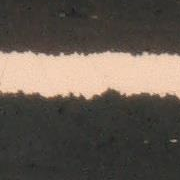
//> input picture Distance/data/public6.jpg, 180 x 180 px
$ ./main   (built with g++ and OpenCV 4)
//> lines starting //> are read from the running program, lines starting //| are printed output that depends on the picture; after the words box and inside, x2 and y2 are one past the last pixel; in counts of white or black regions, pixels touching at a corner belong together
#include <opencv2/opencv.hpp>
#include <iostream>
#include <math.h>
#include <algorithm>
#include <vector>
#include <iomanip>
using namespace cv;
using namespace std;

Mat mask, imgHSV;
const double pi = 3.14159265358979323846;

void findLine(Mat& img, vector<Point> &points, Point_<double> &pointOnLine, double &k);


int main(int argc, char* argv[]) {
    string path = "/Users/jonathan/Desktop/hw2.v3/public/data/public6.jpg";
    //string path = argv[1];
    Mat img = imread(path);
//> img is the input picture: 180 rows x 180 cols, CV_8UC3; mean B, G, R 80.4, 89.3, 98.7
    Mat imgCopy = img.clone();

    blur(img, img, Size(3,3));
    threshold(img, mask, 125, 255, THRESH_BINARY);
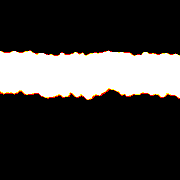
//> mask: 180 rows x 180 cols, CV_8UC3; mean B, G, R 57.4, 58.7, 60.6
    cvtColor(mask, imgHSV, COLOR_RGBA2GRAY);
    Canny(imgHSV, imgHSV, 60, 120);
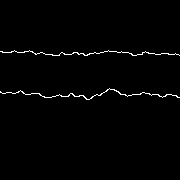
//> imgHSV: 180 rows x 180 cols, CV_8UC1; 1.3% white in thin lines or dots, all inside (x1, y1, x2, y2) = (0, 50, 180, 100)

    vector<vector<Point>> contours;
    vector<Vec4i> hierarchy;
    findContours(imgHSV, contours, hierarchy, RETR_TREE, CHAIN_APPROX_NONE);
//> contours = 2 contours, 1 with area under 20; largest, box (x1, y1, x2, y2) and area: (0, 88, 180, 100) 37
    drawContours(imgCopy, contours, -1, Scalar(0, 255, 0), -1);
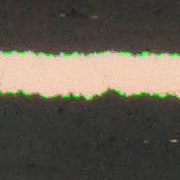
//> imgCopy: 180 rows x 180 cols, CV_8UC3; 1.29% of pixels changed, all inside (x1, y1, x2, y2) = (0, 50, 180, 100)

    vector<Point> pointsOfLine1;
    vector<Point> pointsOfLine2;
    int x, y;
    int x1, y1;
    int preY, i;

// [8 lines of commented-out code are left out]
    for(i = 0; i < contours.size(); i++) // storing lower line points
    {
        if( (preY - contours[i][0].y) > 25 ) // 25: the minimal difference of upper and lower line that I set
        {
            //cout << "break out " << preY << " " <<  contours[i][0].y << endl;
            break;
        }

        for(int j= 0; j < contours[i].size();j+=7) // run until j < contours[i].size();
        {
            x = contours[i][j].x;
            y = contours[i][j].y;
            pointsOfLine1.emplace_back(x, y);
        }
        preY = y;
    }
//> this loop made 2 passes
//> (x, y, preY) on pass 1: (112, 89, 89)
//> after the loop, x = 112; y = 89; pointsOfLine1 = contour of 52 points, box (x1, y1, x2, y2) (2, 88, 177, 100), area 58
    //cout << "i=" << i <<endl;


    for(; i < contours.size(); i++) // storing upper line points
    {
        //cout << "i=" << i <<endl;
        for(int j= 0; j < contours[i].size();j+=7) // run until j < contours[i].size();
        {
            //cout << contours[i][j].x << " " << contours[i][j].y << endl;
            x1 = contours[i][j].x;
            y1 = contours[i][j].y;
            pointsOfLine2.emplace_back(x1, y1);
        }
    }
//> this loop made 1 pass
//> (x1, y1) on pass 1: (18, 52)
//> after the loop, i = 2; x1 = 18; y1 = 52; pointsOfLine2 = contour of 52 points, box (x1, y1, x2, y2) (0, 50, 179, 56), area 13

    for(int p = 0; p < pointsOfLine1.size(); p++) // lower line circle test
        circle(img, pointsOfLine1[p], 1, Scalar(0, 255, 0), 1, 8, 0);
//> this loop made 52 passes
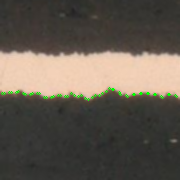
//> img: 180 rows x 180 cols, CV_8UC3; mean B, G, R 79.7, 90, 97.7

    for(int p = 0; p < pointsOfLine2.size(); p++) // upper line circle test
        circle(img, pointsOfLine2[p], 1, Scalar(0, 255, 0), 1, 8, 0);
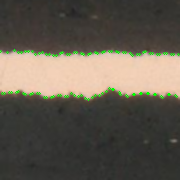
//> img: 180 rows x 180 cols, CV_8UC3; 0.59% of pixels changed, all inside (x1, y1, x2, y2) = (0, 49, 180, 57)


    Point_<double> pointOnLine1, pointOnLine2;
    double k1, k2;
    findLine(img, pointsOfLine1, pointOnLine1, k1);// lower line
//> in findLine, `fitLine(points, line_para, DIST_L2, 0, 0.01, 0.01);`: line_para = [1, 0.00351, 89.42, 94.08]
//> in findLine, `pointOnLine.x = line_para[2];`: pointOnLine = Point(89.42, 0)
//> in findLine, `pointOnLine.y = line_para[3];`: pointOnLine = Point(89.42, 94.08)
//> in findLine, `k = line_para[1] / line_para[0];`: k = 0.00351
//> in findLine, `endPoint1.y = k * (0 - pointOnLine.x) + pointOnLine.y;`: endPoint1 = Point(0, 93.76)
//> in findLine, `endPoint2.y = k * (img.cols - pointOnLine.x) + pointOnLine.y;`: endPoint2 = Point(180, 94.39)
//> pointOnLine1 = Point(89.42, 94.08); k1 = 0.00351
    findLine(img, pointsOfLine2, pointOnLine2, k2);// upper line
//> in findLine (call 2), `fitLine(points, line_para, DIST_L2, 0, 0.01, 0.01);`: line_para = [1, 0.00857, 89.08, 52.65]
//> in findLine (call 2), `pointOnLine.x = line_para[2];`: pointOnLine = Point(89.08, 0)
//> in findLine (call 2), `pointOnLine.y = line_para[3];`: pointOnLine = Point(89.08, 52.65)
//> in findLine (call 2), `k = line_para[1] / line_para[0];`: k = 0.00857
//> in findLine (call 2), `endPoint1.x = 0;`: endPoint1 = Point(0, 0)
//> in findLine (call 2), `endPoint1.y = k * (0 - pointOnLine.x) + pointOnLine.y;`: endPoint1 = Point(0, 51.89)
//> in findLine (call 2), `endPoint2.x = img.cols;`: endPoint2 = Point(180, 0)
//> in findLine (call 2), `endPoint2.y = k * (img.cols - pointOnLine.x) + pointOnLine.y;`: endPoint2 = Point(180, 53.43)
//> in findLine (call 2), `line(img, endPoint1, endPoint2, Scalar(0, 255, 0), 1, LINE_8, 0);`:
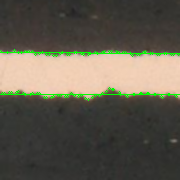
//> img: 180 rows x 180 cols, CV_8UC3; mean B, G, R 78.1, 91.8, 95.6
//> pointOnLine2 = Point(89.08, 52.65); k2 = 0.00857


    double radian1 = atan(k1);
//> radian1 = 0.00351
    double radian2 = atan(k2);
//> radian2 = 0.00857
    double m = tan((pi/2) - (radian1+radian2)/2);
//> m = 165.6
    Point center = Point( ceil(img.cols/2), ceil(img.rows/2) );
//> center = Point(90, 90)

    Point_<double> upperPoint, lowerPoint;
    upperPoint.x = (k2 * pointOnLine2.x - m * center.x + center.y - pointOnLine2.y) / (k2 - m);
//> upperPoint = Point(89.77, 0)
    upperPoint.y = (k2*m*(center.x - pointOnLine2.x) - k2 * center.y + m * pointOnLine2.y) / (m - k2);
//> upperPoint = Point(89.77, 52.66)
    lowerPoint.x = (k1 * pointOnLine1.x - m * center.x + center.y - pointOnLine1.y) / (k1 - m);
//> lowerPoint = Point(90.02, 0)
    lowerPoint.y = (k1*m*(center.x - pointOnLine1.x) - k1 * center.y + m * pointOnLine1.y) / (m - k1);
//> lowerPoint = Point(90.02, 94.08)
    line(img, upperPoint, lowerPoint, Scalar(0, 255, 0), 1, LINE_8, 0);
//> img: 180 rows x 180 cols, CV_8UC3; 0.12% of pixels changed, all inside (x1, y1, x2, y2) = (90, 55, 91, 94)


    double dis = sqrt((upperPoint.x-lowerPoint.x) * (upperPoint.x-lowerPoint.x) + (upperPoint.y-lowerPoint.y) * (upperPoint.y-lowerPoint.y));
//> dis = 41.42

    cout << fixed << setprecision(4) << dis << endl; // small 1.3 ~ 2.4
//| 41.4200

    imshow("Image", img);
    imshow("ImageHSV", imgHSV);
    imshow("mask", mask);
    imshow("imgCopy", imgCopy);
    waitKey(0);
    return 0;
}

void findLine(Mat& img, vector<Point> &points, Point_<double> &pointOnLine, double &k)
{
    Vec4f line_para;
    fitLine(points, line_para, DIST_L2, 0, 0.01, 0.01);
    //cout<< "line_para1=" << line_para << endl;
    pointOnLine.x = line_para[2];
    pointOnLine.y = line_para[3];
    k = line_para[1] / line_para[0];

    Point_<double> endPoint1, endPoint2;
    endPoint1.x = 0;
    endPoint1.y = k * (0 - pointOnLine.x) + pointOnLine.y;
    endPoint2.x = img.cols;
    endPoint2.y = k * (img.cols - pointOnLine.x) + pointOnLine.y;

    line(img, endPoint1, endPoint2, Scalar(0, 255, 0), 1, LINE_8, 0);
}

$ run again, with Distance/data/public1.jpg copied over Distance/data/public6.jpg
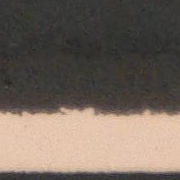
//> input picture Distance/data/public1.jpg, 180 x 180 px
//> img is the input picture: 180 rows x 180 cols, CV_8UC3; mean B, G, R 93.2, 102.6, 114.6
//> `Canny(imgHSV, imgHSV, 60, 120);`:
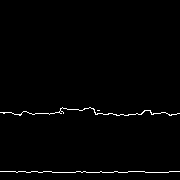
//> imgHSV: 180 rows x 180 cols, CV_8UC1; 1.2% white in thin lines or dots, all inside (x1, y1, x2, y2) = (0, 107, 180, 173)
//> contours = 3 contours, 2 with area under 20; largest, box (x1, y1, x2, y2) and area: (0, 107, 180, 116) 22
//> imgCopy: 180 rows x 180 cols, CV_8UC3; 1.23% of pixels changed, all inside (x1, y1, x2, y2) = (0, 107, 180, 173)
//> the loop `for(i = 0; i < contours.size(); i++)` made 2 passes
//> (x, y, preY) on pass 1: (1, 171, 171)
//> after the loop `for(i = 0; i < contours.size(); i++)`: x = 1; y = 171; pointsOfLine1 = contour of 52 points, box (x1, y1, x2, y2) (0, 171, 177, 173), area 14
//> the loop `for(; i < contours.size(); i++)` made 2 passes
//> (x1, y1) on passes 1 to 2: (97, 110), (69, 109)
//> after the loop `for(; i < contours.size(); i++)`: i = 3; x1 = 69; y1 = 109; pointsOfLine2 = contour of 56 points, box (x1, y1, x2, y2) (1, 107, 177, 116), area 106
//> the loop `for(int p = 0; p < pointsOfLine1.size(); p++)` made 52 passes
//> the loop `for(int p = 0; p < pointsOfLine2.size(); p++)` made 56 passes
//> line_para = [1, 0.00292, 88, 171.5]
//> in findLine, `pointOnLine.x = line_para[2];`: pointOnLine = Point(88, 0)
//> in findLine, `pointOnLine.y = line_para[3];`: pointOnLine = Point(88, 171.5)
//> k = 0.00292
//> in findLine, `endPoint1.y = k * (0 - pointOnLine.x) + pointOnLine.y;`: endPoint1 = Point(0, 171.3)
//> in findLine, `endPoint2.y = k * (img.cols - pointOnLine.x) + pointOnLine.y;`: endPoint2 = Point(180, 171.8)
//> pointOnLine1 = Point(88, 171.5); k1 = 0.00292
//> line_para = [1, 0.00587, 89.02, 112.1]
//> in findLine (call 2), `pointOnLine.x = line_para[2];`: pointOnLine = Point(89.02, 0)
//> in findLine (call 2), `pointOnLine.y = line_para[3];`: pointOnLine = Point(89.02, 112.1)
//> k = 0.00587
//> in findLine (call 2), `endPoint1.x = 0;`: endPoint1 = Point(0, 0)
//> in findLine (call 2), `endPoint1.y = k * (0 - pointOnLine.x) + pointOnLine.y;`: endPoint1 = Point(0, 111.5)
//> in findLine (call 2), `endPoint2.x = img.cols;`: endPoint2 = Point(180, 0)
//> in findLine (call 2), `endPoint2.y = k * (img.cols - pointOnLine.x) + pointOnLine.y;`: endPoint2 = Point(180, 112.6)
//> in findLine (call 2), `line(img, endPoint1, endPoint2, Scalar(0, 255, 0), 1, LINE_8, 0);`:
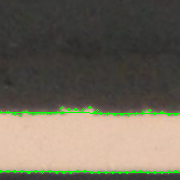
//> img: 180 rows x 180 cols, CV_8UC3; mean B, G, R 90.8, 105.1, 111.6
//> pointOnLine2 = Point(89.02, 112.1); k2 = 0.00587
//> radian1 = 0.00292
//> radian2 = 0.00587
//> m = 227.4
//> `upperPoint.x = (k2 * pointOnLine2.x - m * center.x + center.y - pointO..`: upperPoint = Point(90.1, 0)
//> `upperPoint.y = (k2*m*(center.x - pointOnLine2.x) - k2 * center.y + m *..`: upperPoint = Point(90.1, 112.1)
//> `lowerPoint.x = (k1 * pointOnLine1.x - m * center.x + center.y - pointO..`: lowerPoint = Point(90.36, 0)
//> `lowerPoint.y = (k1*m*(center.x - pointOnLine1.x) - k1 * center.y + m *..`: lowerPoint = Point(90.36, 171.5)
//> dis = 59.47
//| 59.4682

$ run again, with Distance/data/public2.jpg copied over Distance/data/public6.jpg
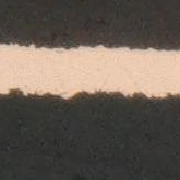
//> input picture Distance/data/public2.jpg, 180 x 180 px
//> img is the input picture: 180 rows x 180 cols, CV_8UC3; mean B, G, R 84.2, 93.4, 103.6
//> `Canny(imgHSV, imgHSV, 60, 120);`:
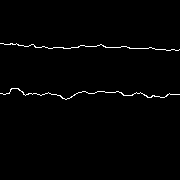
//> imgHSV: 180 rows x 180 cols, CV_8UC1; 1.2% white in thin lines or dots, all inside (x1, y1, x2, y2) = (0, 43, 180, 100)
//> contours = 2 contours, 1 with area under 20; largest, box (x1, y1, x2, y2) and area: (0, 88, 180, 100) 24
//> imgCopy: 180 rows x 180 cols, CV_8UC3; 1.23% of pixels changed, all inside (x1, y1, x2, y2) = (0, 43, 180, 100)
//> the loop `for(i = 0; i < contours.size(); i++)` made 2 passes
//> (x, y, preY) on pass 1: (18, 88, 88)
//> after the loop `for(i = 0; i < contours.size(); i++)`: x = 18; y = 88; pointsOfLine1 = contour of 52 points, box (x1, y1, x2, y2) (1, 88, 179, 100), area 18
//> the loop `for(; i < contours.size(); i++)` made 1 pass
//> (x1, y1) on pass 1: (2, 43)
//> after the loop `for(; i < contours.size(); i++)`: i = 2; y1 = 43; pointsOfLine2 = contour of 52 points, box (x1, y1, x2, y2) (0, 43, 178, 51), area 27
//> the loop `for(int p = 0; p < pointsOfLine1.size(); p++)` made 52 passes
//> the loop `for(int p = 0; p < pointsOfLine2.size(); p++)` made 52 passes
//> line_para = [1, 0.0168, 88.25, 93.5]
//> in findLine, `pointOnLine.x = line_para[2];`: pointOnLine = Point(88.25, 0)
//> in findLine, `pointOnLine.y = line_para[3];`: pointOnLine = Point(88.25, 93.5)
//> k = 0.0168
//> in findLine, `endPoint1.y = k * (0 - pointOnLine.x) + pointOnLine.y;`: endPoint1 = Point(0, 92.02)
//> in findLine, `endPoint2.y = k * (img.cols - pointOnLine.x) + pointOnLine.y;`: endPoint2 = Point(180, 95.04)
//> pointOnLine1 = Point(88.25, 93.5); k1 = 0.0168
//> line_para = [1, 0.0256, 88.1, 46.67]
//> in findLine (call 2), `pointOnLine.x = line_para[2];`: pointOnLine = Point(88.1, 0)
//> in findLine (call 2), `pointOnLine.y = line_para[3];`: pointOnLine = Point(88.1, 46.67)
//> k = 0.0256
//> in findLine (call 2), `endPoint1.x = 0;`: endPoint1 = Point(0, 0)
//> in findLine (call 2), `endPoint1.y = k * (0 - pointOnLine.x) + pointOnLine.y;`: endPoint1 = Point(0, 44.42)
//> in findLine (call 2), `endPoint2.x = img.cols;`: endPoint2 = Point(180, 0)
//> in findLine (call 2), `endPoint2.y = k * (img.cols - pointOnLine.x) + pointOnLine.y;`: endPoint2 = Point(180, 49.03)
//> in findLine (call 2), `line(img, endPoint1, endPoint2, Scalar(0, 255, 0), 1, LINE_8, 0);`:
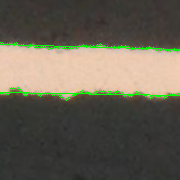
//> img: 180 rows x 180 cols, CV_8UC3; mean B, G, R 81.9, 96, 100.5
//> pointOnLine2 = Point(88.1, 46.67); k2 = 0.0256
//> radian1 = 0.0168
//> radian2 = 0.0256
//> m = 47.19
//> `upperPoint.x = (k2 * pointOnLine2.x - m * center.x + center.y - pointO..`: upperPoint = Point(89.08, 0)
//> `upperPoint.y = (k2*m*(center.x - pointOnLine2.x) - k2 * center.y + m *..`: upperPoint = Point(89.08, 46.7)
//> `lowerPoint.x = (k1 * pointOnLine1.x - m * center.x + center.y - pointO..`: lowerPoint = Point(90.07, 0)
//> `lowerPoint.y = (k1*m*(center.x - pointOnLine1.x) - k1 * center.y + m *..`: lowerPoint = Point(90.07, 93.53)
//> dis = 46.84
//| 46.8428

$ run again, with Distance/data/public3.jpg copied over Distance/data/public6.jpg
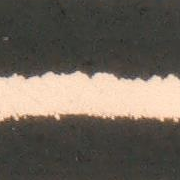
//> input picture Distance/data/public3.jpg, 180 x 180 px
//> img is the input picture: 180 rows x 180 cols, CV_8UC3; mean B, G, R 88.4, 98.6, 107.2
//> `Canny(imgHSV, imgHSV, 60, 120);`:
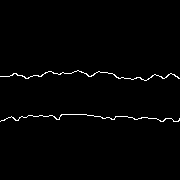
//> imgHSV: 180 rows x 180 cols, CV_8UC1; 1.3% white in thin lines or dots, all inside (x1, y1, x2, y2) = (0, 70, 180, 122)
//> contours = 2 contours; box (x1, y1, x2, y2) and area: (0, 70, 180, 81) 40, (0, 114, 180, 122) 21
//> imgCopy: 180 rows x 180 cols, CV_8UC3; 1.32% of pixels changed, all inside (x1, y1, x2, y2) = (0, 70, 180, 122)
//> the loop `for(i = 0; i < contours.size(); i++)` made 2 passes
//> (x, y, preY) on pass 1: (67, 114, 114)
//> after the loop `for(i = 0; i < contours.size(); i++)`: x = 67; y = 114; pointsOfLine1 = contour of 53 points, box (x1, y1, x2, y2) (1, 114, 179, 122), area 68
//> the loop `for(; i < contours.size(); i++)` made 1 pass
//> (x1, y1) on pass 1: (78, 70)
//> after the loop `for(; i < contours.size(); i++)`: i = 2; x1 = 78; y1 = 70; pointsOfLine2 = contour of 52 points, box (x1, y1, x2, y2) (0, 70, 177, 80), area 41
//> the loop `for(int p = 0; p < pointsOfLine1.size(); p++)` made 53 passes
//> the loop `for(int p = 0; p < pointsOfLine2.size(); p++)` made 52 passes
//> line_para = [1, 0.0138, 89.75, 116.8]
//> in findLine, `pointOnLine.x = line_para[2];`: pointOnLine = Point(89.75, 0)
//> in findLine, `pointOnLine.y = line_para[3];`: pointOnLine = Point(89.75, 116.8)
//> k = 0.0138
//> in findLine, `endPoint1.y = k * (0 - pointOnLine.x) + pointOnLine.y;`: endPoint1 = Point(0, 115.6)
//> in findLine, `endPoint2.y = k * (img.cols - pointOnLine.x) + pointOnLine.y;`: endPoint2 = Point(180, 118.1)
//> pointOnLine1 = Point(89.75, 116.8); k1 = 0.0138
//> line_para = [1, 0.0155, 89.27, 74.63]
//> in findLine (call 2), `pointOnLine.x = line_para[2];`: pointOnLine = Point(89.27, 0)
//> in findLine (call 2), `pointOnLine.y = line_para[3];`: pointOnLine = Point(89.27, 74.63)
//> k = 0.0155
//> in findLine (call 2), `endPoint1.x = 0;`: endPoint1 = Point(0, 0)
//> in findLine (call 2), `endPoint1.y = k * (0 - pointOnLine.x) + pointOnLine.y;`: endPoint1 = Point(0, 73.25)
//> in findLine (call 2), `endPoint2.x = img.cols;`: endPoint2 = Point(180, 0)
//> in findLine (call 2), `endPoint2.y = k * (img.cols - pointOnLine.x) + pointOnLine.y;`: endPoint2 = Point(180, 76.04)
//> in findLine (call 2), `line(img, endPoint1, endPoint2, Scalar(0, 255, 0), 1, LINE_8, 0);`:
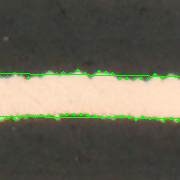
//> img: 180 rows x 180 cols, CV_8UC3; mean B, G, R 86.1, 101.1, 104.1
//> pointOnLine2 = Point(89.27, 74.63); k2 = 0.0155
//> radian1 = 0.0138
//> radian2 = 0.0155
//> m = 68.29
//> `upperPoint.x = (k2 * pointOnLine2.x - m * center.x + center.y - pointO..`: upperPoint = Point(89.78, 0)
//> `upperPoint.y = (k2*m*(center.x - pointOnLine2.x) - k2 * center.y + m *..`: upperPoint = Point(89.78, 74.64)
//> `lowerPoint.x = (k1 * pointOnLine1.x - m * center.x + center.y - pointO..`: lowerPoint = Point(90.39, 0)
//> `lowerPoint.y = (k1*m*(center.x - pointOnLine1.x) - k1 * center.y + m *..`: lowerPoint = Point(90.39, 116.9)
//> dis = 42.22
//| 42.2199
